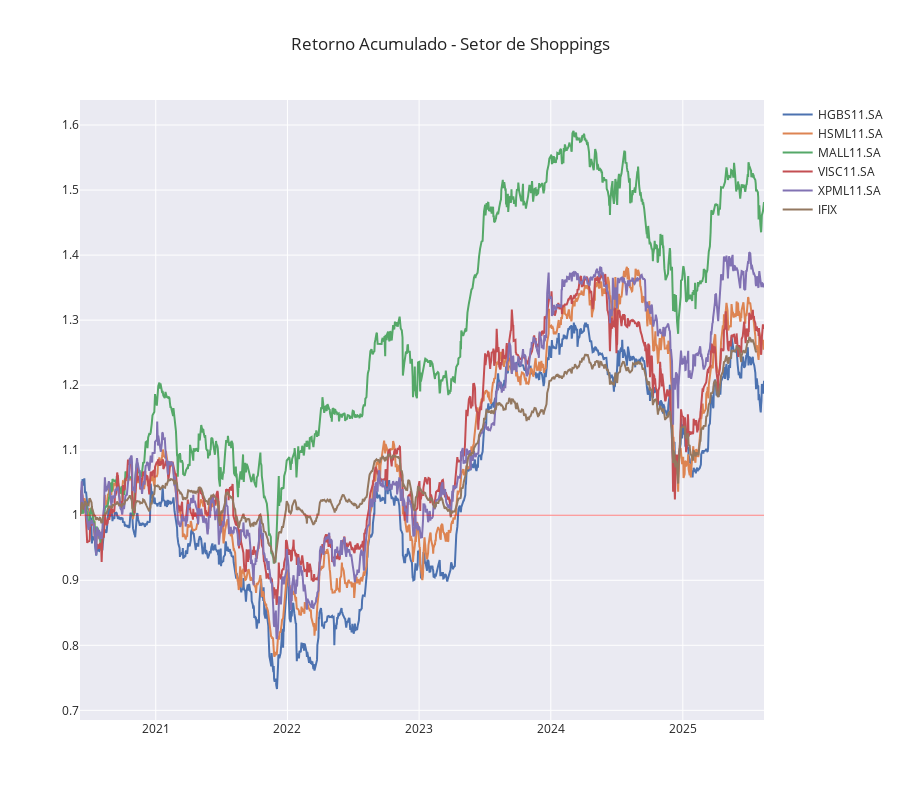

The cell this chart's notebook holds for it:
### Code cell
# Retorno acumulado
ret_acumulado_shopping = ret_acumulado(ticker=lst_ticker_fii_shopping, setor='Shoppings', df_benchmark=ifix_precos)

# Df para transformar em excel
df_ret_acumulado_shopping = ret_acumulado_shopping[0]

# Plot do retorno acumulado
ret_acumulado_shopping[1];

### Figure 1 — Plotly figure (JSON) as saved in the notebook; plotly's stock layout.template omitted (floating-point values rounded to 4 significant figures; data arrays with more than 128 entries replaced by an {"elided": "..."} marker saying what was removed)
{"data": [{"name": "HGBS11.SA", "type": "scatter", "x": {"elided": "1293 str values"}, "y": {"elided": "1293 float values"}}, {"name": "HSML11.SA", "type": "scatter", "x": {"elided": "1293 str values"}, "y": {"elided": "1293 float values"}}, {"name": "MALL11.SA", "type": "scatter", "x": {"elided": "1293 str values"}, "y": {"elided": "1293 float values"}}, {"name": "VISC11.SA", "type": "scatter", "x": {"elided": "1293 str values"}, "y": {"elided": "1293 float values"}}, {"name": "XPML11.SA", "type": "scatter", "x": {"elided": "1293 str values"}, "y": {"elided": "1293 float values"}}, {"name": "IFIX", "type": "scatter", "x": {"elided": "1279 str values"}, "y": {"elided": "1279 float values"}}], "layout": {"height": 800, "shapes": [{"line": {"color": "red", "width": 1}, "type": "line", "x0": 0, "x1": 1, "xref": "x domain", "y0": 1, "y1": 1, "yref": "y"}], "title": {"text": "Retorno Acumulado - Setor de Shoppings"}}}
